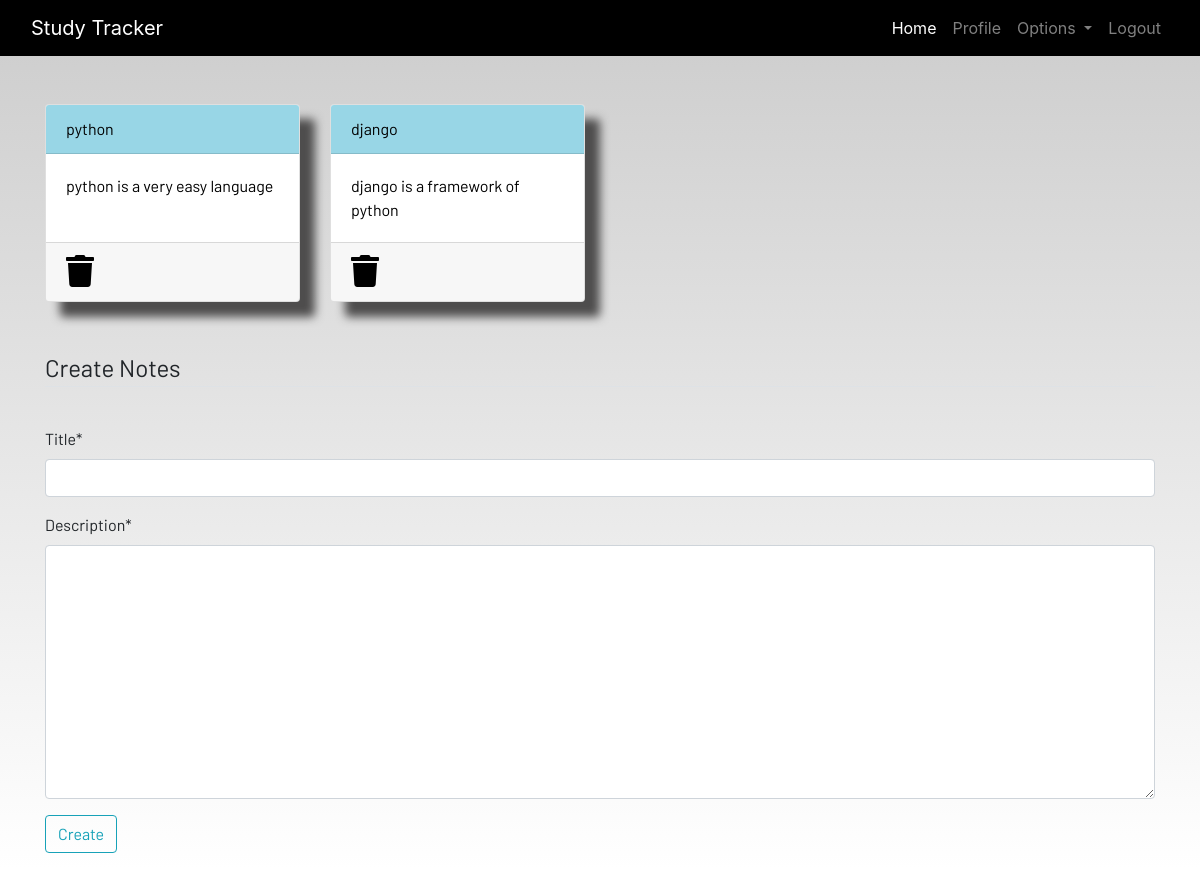
The page /notes (signed in) on the database as committed earlier.
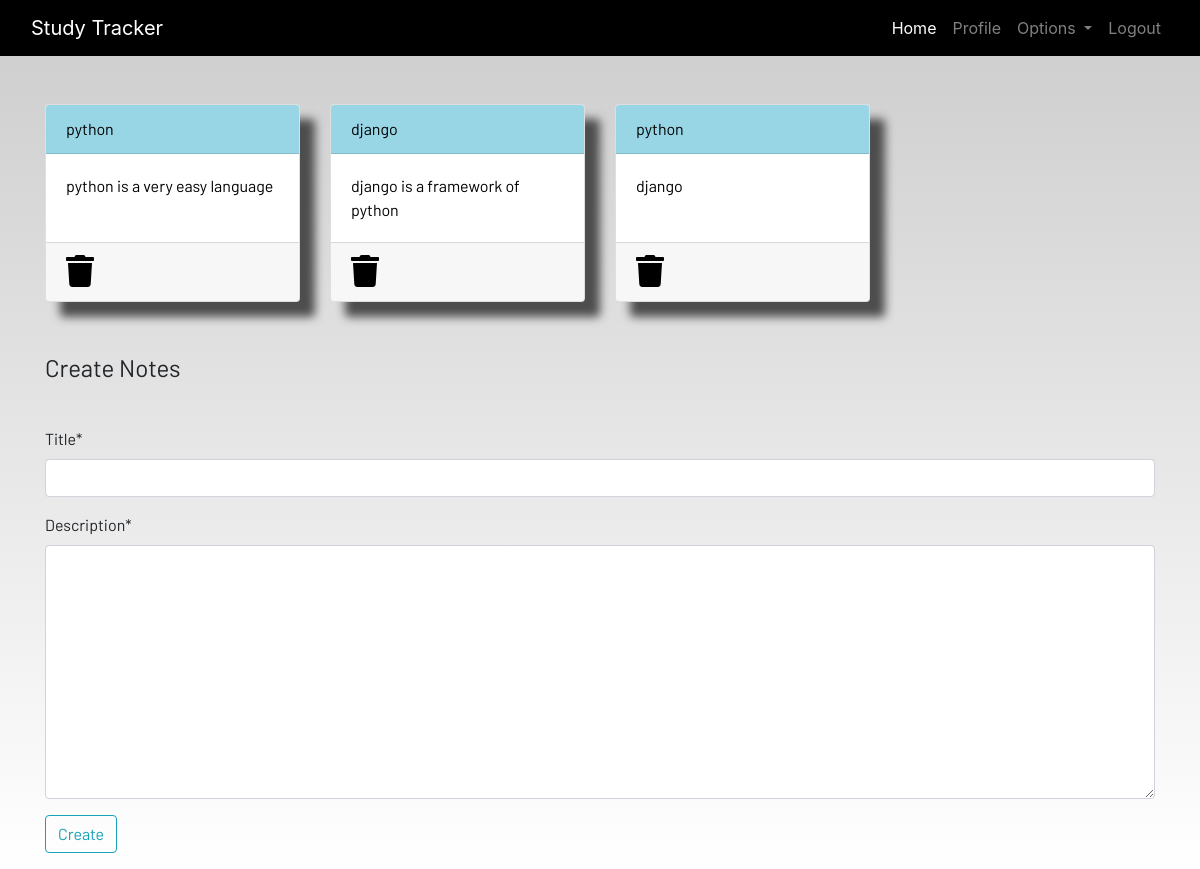
The same page on the database as committed later.
### dashboard/models.py (models this page shows, shortened)
class Notes(models.Model):
    user = models.ForeignKey(User,on_delete=models.CASCADE)
    title = models.CharField(max_length=200)
    description = models.TextField()
    class Meta:
        verbose_name = "notes"
        verbose_name_plural = "notes"

### dashboard/views.py (the view)
# urls.py: path('notes',views.notes,name="notes"),
@login_required
def notes(request):
    if request.method == "POST":
        form =NotesForm(request.POST)
        if form.is_valid():
            notes = Notes(user =request.user,title = request.POST['title'],description = request.POST['description'])
            notes.save()
        messages.success(request,f'Notes Added from {request.user.username} Successfully!')
    else:
        form =NotesForm()
    notes = Notes.objects.filter(user = request.user)
    context = {'notes':notes,'form':form}
    return render(request,'dashboard/notes.html',context)

### dashboard/forms.py
class NotesForm(forms.ModelForm):
    class Meta:
        model = Notes
        fields = ['title','description']

### dashboard/template/dashboard/notes.html (shortened to what this page needs)
{% extends 'dashboard/base.html' %}
{% load static %}
{% load crispy_forms_tags %}
{% block content %}
<div class="container">
    <div class="row">
        {% for note in notes %}
        <div class="col-md-3">
            <a href="{% url 'notes-detail' note.id %}">
                <div class="card">
                    <div class="card-header">{{note.title}}</div>
                    <div class="card-body">{{note.description|slice:"0:100"}}</div>
                    <div class="card-footer mt-auto "><a href="{% url 'delete-note' note.id %}">
                        <i class="fa fa-trash fa-2x"></i></a>
                    </div>
                </div>
            </a>
        </div>
        {% endfor %}
        <br><br>
    </div>
</div>
<br><br>
<div class="container">
    <form method="POST">
        <fieldset class="form-group">
            <legend class="border-bottom mb-4">Create Notes</legend>
        </fieldset>
        {{form|crispy}}
        <div class="form-group">
            <button href="" class="btn btn-outline-info" type="submit">
                Create
            </button>
        </div>
    </form>
</div>
{% endblock content %}

Rows that differ between the two databases and show on the page:
added Notes: title "python", description "django"
